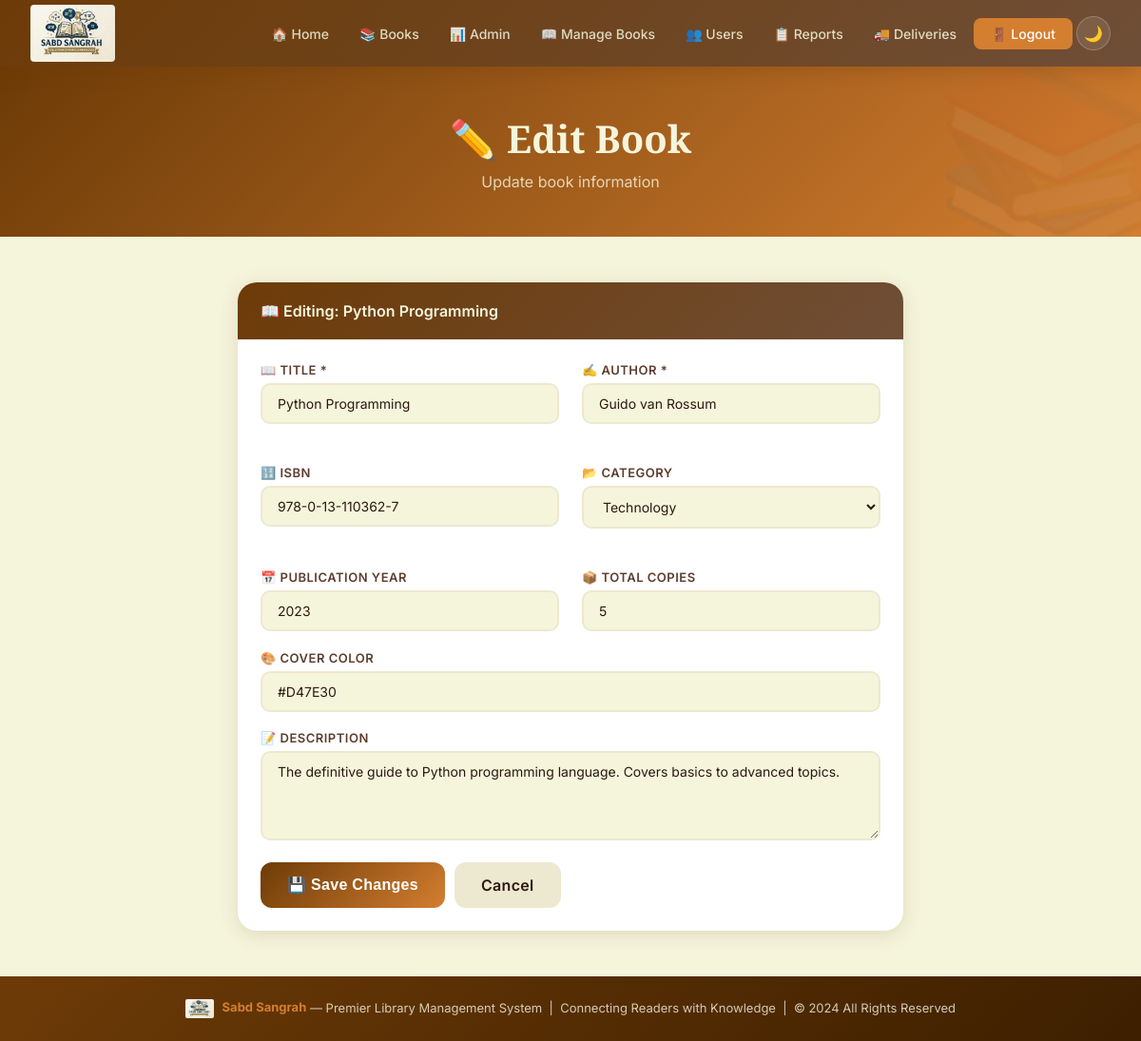
The page /admin/books/edit/1 (signed in) on the database its author committed.
### tables this page shows
CREATE TABLE books (
            id INTEGER PRIMARY KEY AUTOINCREMENT,
            title TEXT NOT NULL,
            author TEXT NOT NULL,
            isbn TEXT UNIQUE,
            category TEXT DEFAULT 'General',
            pub_year TEXT,
            total_copies INTEGER DEFAULT 1,
            available INTEGER DEFAULT 1,
            description TEXT DEFAULT '',
            cover_color TEXT DEFAULT '#D47E30',
            avg_rating REAL DEFAULT 0.0,
            created_at TEXT DEFAULT CURRENT_TIMESTAMP
        );

### app.py (the view, shortened to what this page needs)
@app.route('/admin/books/edit/<int:book_id>', methods=['GET','POST'])
@admin_required
def edit_book(book_id):
    db = get_db()
    book = db.execute('SELECT * FROM books WHERE id=?', (book_id,)).fetchone()
    db.close()
    return render_template('edit_book.html', book=book)

### app.py (called while the page is built)
def get_db():
    conn = sqlite3.connect(DATABASE)
    conn.row_factory = sqlite3.Row
    return conn

def admin_required(f):
    @wraps(f)
    def decorated(*args, **kwargs):
        if 'user_id' not in session or session.get('role') != 'admin':
            flash('Admin access required.', 'danger')
            return redirect(url_for('login'))
        return f(*args, **kwargs)
    return decorated

### templates/edit_book.html (shortened to what this page needs)
{% extends "base.html" %}
{% block content %}
<div class="page-header">
    <h1>✏️ Edit Book</h1>
    <p>Update book information</p>
</div>
<div class="container section" style="max-width:700px">
    <div class="card">
        <div class="card-header">📖 Editing: {{ book.title }}</div>
        <div class="card-body">
            <form method="POST">
                <div class="grid-2">
                    <div class="form-group">
                        <label class="form-label">📖 Title *</label>
                        <input type="text" name="title" class="form-control" value="{{ book.title }}" required>
                    </div>
                    <div class="form-group">
                        <label class="form-label">✍️ Author *</label>
                        <input type="text" name="author" class="form-control" value="{{ book.author }}" required>
                    </div>
                    <div class="form-group">
                        <label class="form-label">🔢 ISBN</label>
                        <input type="text" name="isbn" class="form-control" value="{{ book.isbn or '' }}">
                    </div>
                    <div class="form-group">
                        <label class="form-label">📂 Category</label>
                        <select name="category" class="form-control">
                            {% for cat in
                            ['Technology','Fiction','History','Biography','Self-Help','Business','Literature','Science','Mathematics','Others']
                            %}
                            <option {{ 'selected' if book.category==cat }}>{{ cat }}</option>{% endfor %}
                        </select>
                    </div>
                    <div class="form-group">
                        <label class="form-label">📅 Publication Year</label>
                        <input type="text" name="pub_year" class="form-control" value="{{ book.pub_year or '' }}">
                    </div>
                    <div class="form-group">
                        <label class="form-label">📦 Total Copies</label>
                        <input type="number" name="total_copies" class="form-control" value="{{ book.total_copies }}"
                            min="1" max="100">
                    </div>
                </div>
                <div class="form-group">
                    <label class="form-label">🎨 Cover Color</label>
                    <input type="text" name="cover_color" class="form-control"
                        value="{{ book.cover_color or '#D47E30' }}">
                </div>
                <div class="form-group">
                    <label class="form-label">📝 Description</label>
                    <textarea name="description" class="form-control" rows="4">{{ book.description or '' }}</textarea>
                </div>
                <div style="display:flex;gap:10px">
                    <button type="submit" class="btn btn-primary btn-lg">💾 Save Changes</button>
                    <a href="{{ url_for('admin_books') }}" class="btn btn-secondary btn-lg">Cancel</a>
                </div>
            </form>
        </div>
    </div>
</div>
{% endblock %}

### static/css/style.css (style rules this page uses)
:root { --brown-light: #6F4E37; --brown-dark: #6D3B07; --orange: #D47E30; --cream: #F5F5DC; --cream-dark: #EDE8D0; --pink: #E491A6; --mauve: #845763; --mint: #92E4BA; --green: #90C67F; --white: #FFFFFF; --text-dark: #2C1810; --text-mid: #5C3D2E; --text-light: #8B6355; --shadow: 0 4px 20px rgba(109,59,7,0.15); --shadow-lg: 0 8px 40px rgba(109,59,7,0.25); --radius: 12px; --radius-lg: 20px; --transition: all 0.3s cubic-bezier(0.4, 0, 0.2, 1); }
* { margin: 0; padding: 0; box-sizing: border-box; }
html { scroll-behavior: smooth; }
body { font-family: 'Inter', sans-serif; background: var(--cream); color: var(--text-dark); transition: background 0.3s, color 0.3s; min-height: 100vh; }
.page-header { background: linear-gradient(135deg, var(--brown-dark), var(--orange)); color: var(--cream); padding: 3rem 2rem; text-align: center; position: relative; overflow: hidden; }
.page-header::before { content: '📚'; position: absolute; font-size: 200px; opacity: 0.05; right: -30px; top: -30px; }
.page-header h1 { font-family: 'Playfair Display', serif; font-size: 2.5rem; margin-bottom: 0.5rem; }
.page-header p { opacity: 0.8; font-size: 1rem; }
.container { max-width: 1200px; margin: 0 auto; padding: 0 20px; }
.section { padding: 3rem 0; }
.card { background: var(--white); border-radius: var(--radius-lg); box-shadow: var(--shadow); overflow: hidden; transition: var(--transition); }
.card-header { background: linear-gradient(135deg, var(--brown-dark), var(--brown-light)); color: var(--cream); padding: 1.25rem 1.5rem; font-weight: 600; display: flex; align-items: center; gap: 8px; }
.card-body { padding: 1.5rem; }
.grid-2 { display: grid; grid-template-columns: repeat(2, 1fr); gap: 1.5rem; }
.btn { padding: 10px 20px; border-radius: 8px; border: none; cursor: pointer; font-weight: 600; font-size: 14px; transition: var(--transition); display: inline-flex; align-items: center; gap: 6px; text-decoration: none; letter-spacing: 0.3px; }
.btn-primary { background: linear-gradient(135deg, var(--brown-dark), var(--orange)); color: white; }
.btn-secondary { background: var(--cream-dark); color: var(--text-dark); }
.btn-lg { padding: 14px 28px; font-size: 16px; border-radius: 12px; }
.form-group { margin-bottom: 1.2rem; }
.form-label { display: block; font-weight: 600; font-size: 13px; color: var(--text-mid); margin-bottom: 6px; text-transform: uppercase; letter-spacing: 0.5px; }
.form-control { width: 100%; padding: 11px 16px; border: 2px solid var(--cream-dark); border-radius: 10px; font-size: 14px; background: var(--cream); color: var(--text-dark); transition: var(--transition); font-family: 'Inter', sans-serif; }
.form-control::placeholder { color: var(--text-light); }
select.form-control { cursor: pointer; }
.fade-in { animation: fadeIn 0.5s ease; }

### rows shown on the page
books: title "Python Programming", author "Guido van Rossum", isbn "978-0-13-110362-7", pub_year "2023", total_copies "5", cover_color "#D47E30", description "The definitive guide to Python programming language. Covers basics to advanced topics."

### other values the page prints
{{ 2024 }} "2024"
form field category "Technology"
